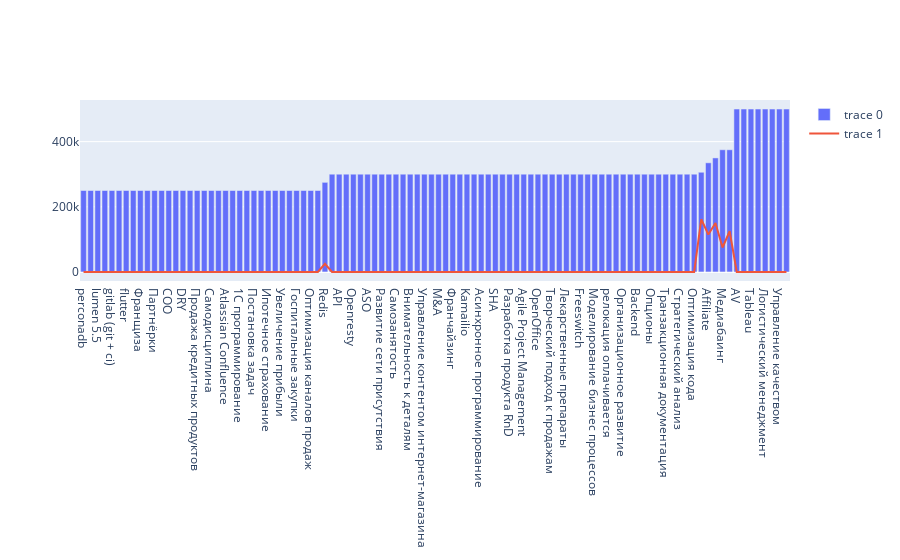

Source (notebook cell):
### Markdown cell above
Нам очень интересна зависимость между зарплатой и необходимым стеком навыков. Построим график столбчатой диаграммы из средней начальной зарплаты, ее отклонения и уникальных тегов

### Code cell
df = data.explode('tags_list')

grouped_df = df.groupby(["tags_list"]).agg({"tags_list": "count"})
grouped_df.columns = ["count"]
grouped_df['from_mean'] = df.groupby('tags_list')['from'].apply(lambda x: x.sum()/len(x)).values
grouped_df['from_list'] = df.groupby('tags_list')['from'].apply(list).values
grouped_df['from_std'] = grouped_df['from_list'].apply(np.std)
print(f"Число уникальных тегов в data: {len(grouped_df)}")
grouped_df = grouped_df.reset_index().sort_values(by="from_mean")[-100:]
fig = go.Figure()
fig.add_trace(go.Bar(x=grouped_df["tags_list"], y=grouped_df["from_mean"]))
fig.add_trace(go.Scatter(x=grouped_df["tags_list"], y=grouped_df["from_std"]))
fig.show()

### Figure 1 — Plotly figure (JSON) as saved in the notebook; plotly's stock layout.template omitted (floating-point values rounded to 4 significant figures)
{"data": [{"type": "bar", "x": ["perconadb", "js/css/html", "lumen 5.5", "jQuery", "gitlab (git + ci)", "Хорошие организаторские способности", "flutter", "elk", "Франщиза", "CDP", "Партнёрки", "CPA-сети", "COO", "Планирование бюджета", "DRY", "Опыт работы более 10 лет", "Продажа кредитных продуктов", "Продажа страховых продуктов", "Самодисциплина", "Привлечение новых дистрибьюторов", "Atlassian Confluence", "1c", "1С программирование", "Собственная розница", "Постановка задач", "Умение работать с большим количеством информации", "Ипотечное страхование", "продажа транспорта", "Увеличение прибыли", "Управление", "Госпитальные закупки", "HL-Блок", "Оптимизация каналов продаж", "EDT", "Redis", "ASA", "API", "RTPengine", "Openresty", "Teamplayer", "ASO", "1С: Управление предприятием", "Развитие сети присутствия", "C/C++", "Самозанятость", "БАДы", "Внимательность к деталям", "Венчурное финансирование", "Управление контентом интернет-магазина", "MC Excel", "M&A", "Французский — C1 — Продвинутый", "Франчайзинг", "Lua", "Kamailio", "Фармацевтическая химия", "Асинхронное программирование", "RethinkDB", "SHA", "Performance Marketing", "Разработка продукта RnD", "Разработка ПО", "Agile Project Management", "Product Development", "OpenOffice", "Юнит-экономика", "Творческий подход к продажам", "Опыт работы с сетевыми клиентами", "Лекарственные препараты", "Clickhouse", "Freeswitch", "Государственные структуры", "Моделирование бизнес процессов", "хороший соцпакет.", "релокация оплачивается", "Мобильные приложения", "Организационное развитие", "способность работать с большими массивами информации", "Backend", "Проектные продажи", "Опционы", "Международный рынок", "Транзакционная документация", "Планирование и формирование маркетингового бюджета", "Стратегический анализ", "Описание бизнес-процессов", "Оптимизация кода", "Стратегический менеджмент", "Affiliate", "Оптимизация логистических процессов", "Медиабаинг", "Логическое мышление", "AV", "Управление сервисом", "Tableau", "Дистрибьюция", "Логистический менеджмент", "Data Analysis", "Управление качеством", "Повышение KPIs"], "y": [250000, 250000, 250000, 250000, 250000, 250000, 250000, 250000, 250000, 250000, 250000, 250000, 250000, 250000, 250000, 250000, 250000, 250000, 250000, 250000, 250000, 250000, 250000, 250000, 250000, 250000, 250000, 250000, 250000, 250000, 250000, 250000, 250000, 250000, 275000, 300000, 300000, 300000, 300000, 300000, 300000, 300000, 300000, 300000, 300000, 300000, 300000, 300000, 300000, 300000, 300000, 300000, 300000, 300000, 300000, 300000, 300000, 300000, 300000, 300000, 300000, 300000, 300000, 300000, 300000, 300000, 300000, 300000, 300000, 300000, 300000, 300000, 300000, 300000, 300000, 300000, 300000, 300000, 300000, 300000, 300000, 300000, 300000, 300000, 300000, 300000, 300000, 306000, 335000, 350000, 375000, 375000, 500000, 500000, 500000, 500000, 500000, 500000, 500000, 500000]}, {"type": "scatter", "x": ["perconadb", "js/css/html", "lumen 5.5", "jQuery", "gitlab (git + ci)", "Хорошие организаторские способности", "flutter", "elk", "Франщиза", "CDP", "Партнёрки", "CPA-сети", "COO", "Планирование бюджета", "DRY", "Опыт работы более 10 лет", "Продажа кредитных продуктов", "Продажа страховых продуктов", "Самодисциплина", "Привлечение новых дистрибьюторов", "Atlassian Confluence", "1c", "1С программирование", "Собственная розница", "Постановка задач", "Умение работать с большим количеством информации", "Ипотечное страхование", "продажа транспорта", "Увеличение прибыли", "Управление", "Госпитальные закупки", "HL-Блок", "Оптимизация каналов продаж", "EDT", "Redis", "ASA", "API", "RTPengine", "Openresty", "Teamplayer", "ASO", "1С: Управление предприятием", "Развитие сети присутствия", "C/C++", "Самозанятость", "БАДы", "Внимательность к деталям", "Венчурное финансирование", "Управление контентом интернет-магазина", "MC Excel", "M&A", "Французский — C1 — Продвинутый", "Франчайзинг", "Lua", "Kamailio", "Фармацевтическая химия", "Асинхронное программирование", "RethinkDB", "SHA", "Performance Marketing", "Разработка продукта RnD", "Разработка ПО", "Agile Project Management", "Product Development", "OpenOffice", "Юнит-экономика", "Творческий подход к продажам", "Опыт работы с сетевыми клиентами", "Лекарственные препараты", "Clickhouse", "Freeswitch", "Государственные структуры", "Моделирование бизнес процессов", "хороший соцпакет.", "релокация оплачивается", "Мобильные приложения", "Организационное развитие", "способность работать с большими массивами информации", "Backend", "Проектные продажи", "Опционы", "Международный рынок", "Транзакционная документация", "Планирование и формирование маркетингового бюджета", "Стратегический анализ", "Описание бизнес-процессов", "Оптимизация кода", "Стратегический менеджмент", "Affiliate", "Оптимизация логистических процессов", "Медиабаинг", "Логическое мышление", "AV", "Управление сервисом", "Tableau", "Дистрибьюция", "Логистический менеджмент", "Data Analysis", "Управление качеством", "Повышение KPIs"], "y": [0, 0, 0, 0, 0, 0, 0, 0, 0, 0, 0, 0, 0, 0, 0, 0, 0, 0, 0, 0, 0, 0, 0, 0, 0, 0, 0, 0, 0, 0, 0, 0, 0, 0, 25000, 0, 0, 0, 0, 0, 0, 0, 0, 0, 0, 0, 0, 0, 0, 0, 0, 0, 0, 0, 0, 0, 0, 0, 0, 0, 0, 0, 0, 0, 0, 0, 0, 0, 0, 0, 0, 0, 0, 0, 0, 0, 0, 0, 0, 0, 0, 0, 0, 0, 0, 0, 0, 161700.0, 115000, 150000, 75000, 125000, 0, 0, 0, 0, 0, 0, 0, 0]}], "layout": {}}
